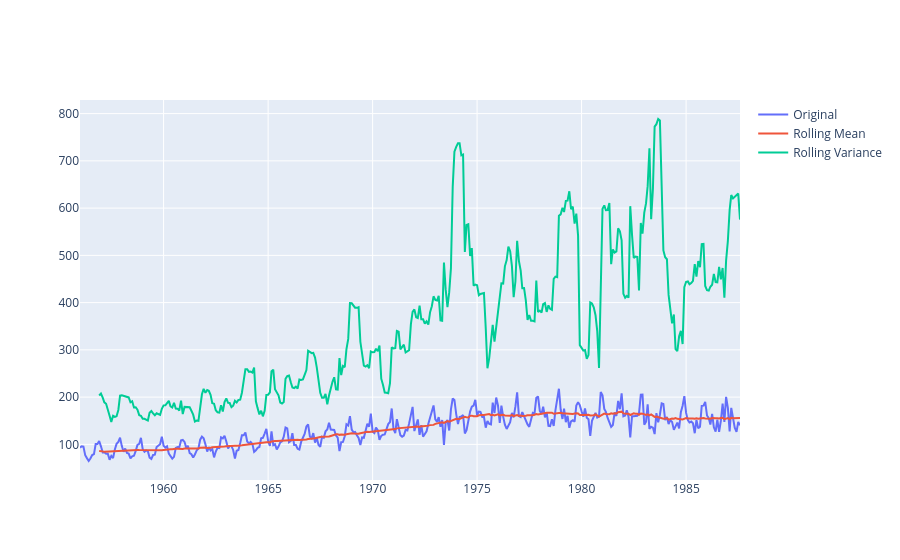

Here is the notebook cell this chart was saved with:
### Code cell
# Rolling mean & variance
rolling_mean = train['Monthly soda production'].rolling(window=12).mean()
rolling_var = train['Monthly soda production'].rolling(window=12).var()
fig = go.Figure()
fig.add_trace(go.Scatter(x=train.index, y=train['Monthly soda production'], name='Original'))
fig.add_trace(go.Scatter(x=train.index, y=rolling_mean, name='Rolling Mean'))
fig.add_trace(go.Scatter(x=train.index, y=rolling_var, name='Rolling Variance'))
fig.show()

### Figure 1 — Plotly figure (JSON) as saved in the notebook; plotly's stock layout.template omitted (floating-point values rounded to 4 significant figures; data arrays with more than 128 entries replaced by an {"elided": "..."} marker saying what was removed)
{"data": [{"name": "Original", "type": "scatter", "x": {"elided": "380 str values"}, "y": {"elided": "380 float values"}}, {"name": "Rolling Mean", "type": "scatter", "x": {"elided": "380 str values"}, "y": {"elided": "380 float values"}}, {"name": "Rolling Variance", "type": "scatter", "x": {"elided": "380 str values"}, "y": {"elided": "380 float values"}}], "layout": {}}
